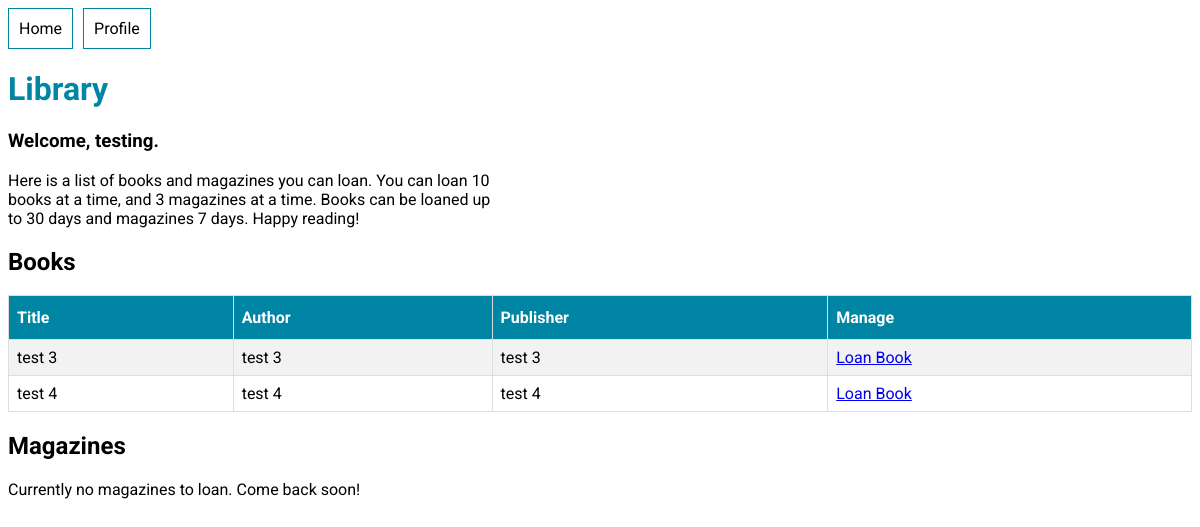
Page /library/ (signed in) on the earlier database version.
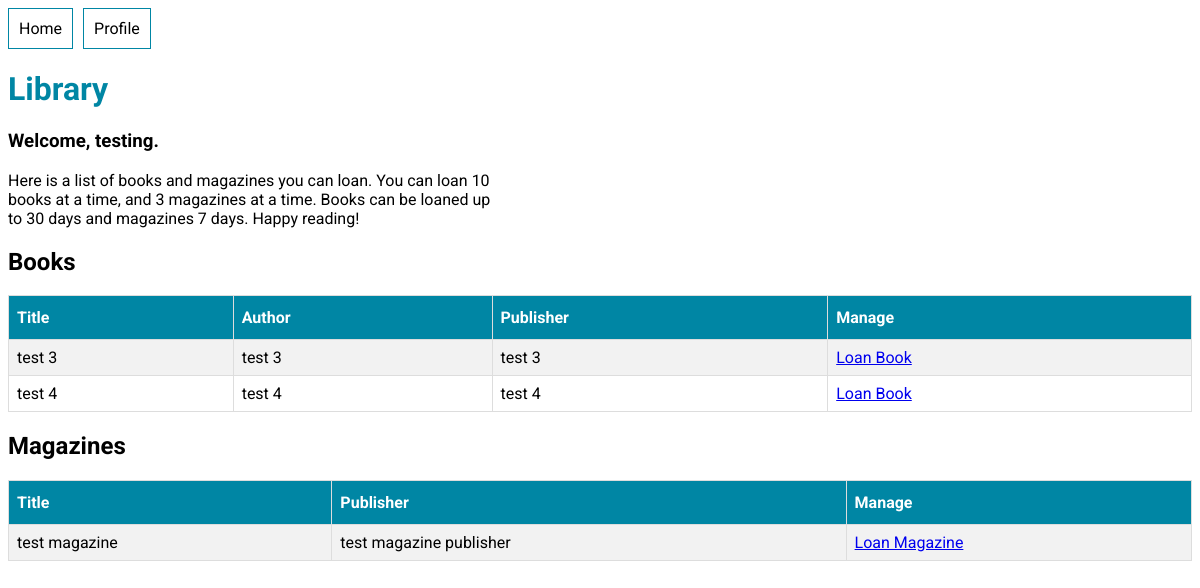
Same page on the later database version.
### library_app/models.py (models this page shows, shortened)
class Book(models.Model):
    title = models.CharField(max_length=200)
    author = models.CharField(max_length=200)
    publisher = models.CharField(max_length=200)
    is_available = models.BooleanField(default=True)

class Magazine(models.Model):
    title = models.CharField(max_length=200)
    publisher = models.CharField(max_length=200)
    is_available = models.BooleanField(default=True)

### library_app/views.py (the view)
# urls.py: path("", views.index, name="index"),
@login_required
def index(request):
    books = Book.objects.filter(is_available = True).order_by('author')
    magazines = Magazine.objects.filter(is_available = True).order_by('title')
    context = {"books": books, "magazines": magazines}
    return render(request, "library_app/index.html", context)

### templates/library_app/index.html (shortened to what this page needs)
{% extends "base.html" %}
{% block content %}
<h1>Library</h1>
<h3>Welcome, {{user.username}}.</h3>
<p id="intro">
Here is a list of books and magazines you can loan.
You can loan 10 books at a time, and 3 magazines at a time.
Books can be loaned up to 30 days and magazines 7 days. Happy reading!
</p>
<div id="items-list">
    {% if books.count %}
        <h2>Books</h2>
        <table>
            <tr>
                <th>Title</th>
                <th>Author</th>
                <th>Publisher</th>
                <th>Manage</th>
            </tr>
            {% for book in books %}
                <tr>
                    <td>{{book.title}}</td>
                    <td>{{book.author}}</td>
                    <td>{{book.publisher}}</td>
                    <td><a href="{% url "user_app:loan_item" "book" book.id%}">Loan Book</a></td>
                </tr>
            {% endfor %}
        </table>
    {% else %}
        <p>Currently no books to loan. Come back soon!</p>
    {% endif %}
    <h2>Magazines</h2>
    {% if magazines.count %}
        <table>
            <tr>
                <th>Title</th>
                <th>Publisher</th>
                <th>Manage</th>
            </tr>
            {% for magazine in magazines %}
                <tr>
                    <td>{{magazine.title}}</td>
                    <td>{{magazine.publisher}}</td>
                    <td><a href="{% url "user_app:loan_item" "magazine" magazine.id%}">Loan Magazine</a></td>
                </tr>
            {% endfor %}
        </table>
    {% else %}
        <p>Currently no magazines to loan. Come back soon!</p>
    {% endif %}
</div>
{% endblock content %}

Differences in the rows shown:
now on this page (row edited): Magazine: title "test magazine", publisher "test magazine publisher"
Other differences:
text no longer shown: "Currently no magazines to loan. Come back soon!"
text now shown: "Title Publisher Manage"
